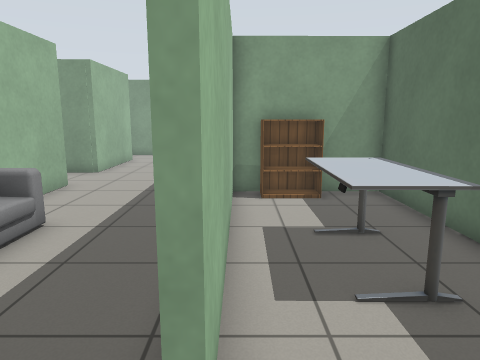
view 1 (above)

21 first-person views from a walk through a world built for the Gazebo simulator. The camera is 1.2 m above the floor, tilts 10° down and sees 70° across. The floor is counted in squares, 0.5 m on a side. Each view is taken from the middle of a square. On the plan, view 1 faces up. The plan holds only what a view shows up to about 20 squares ahead; the rest is blank. Gazebo's built-in surfaces are drawn with simple patterns. Some surface patterns are stand-ins.

view 2
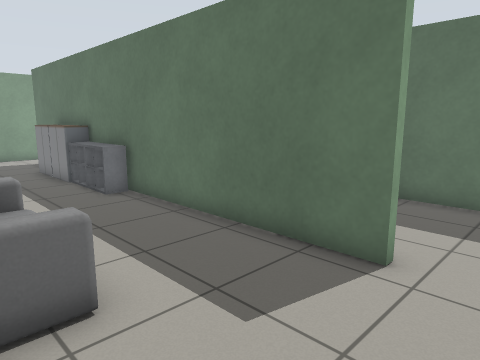

view 3
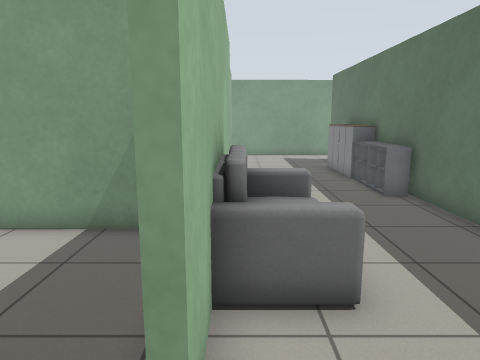

view 4
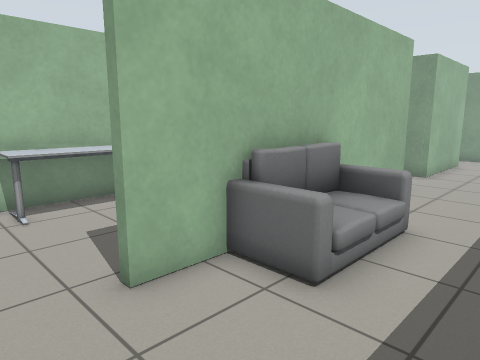

view 5
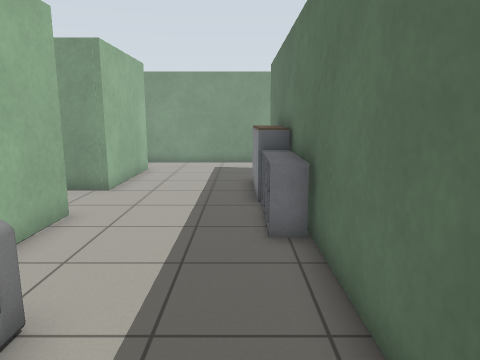

view 6
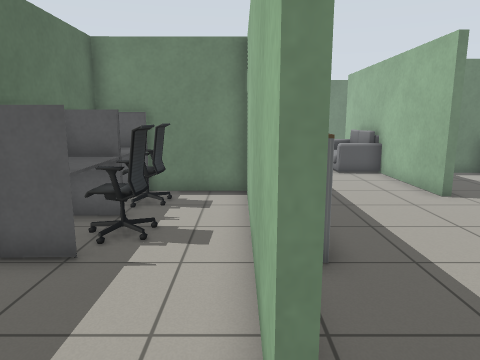

view 7
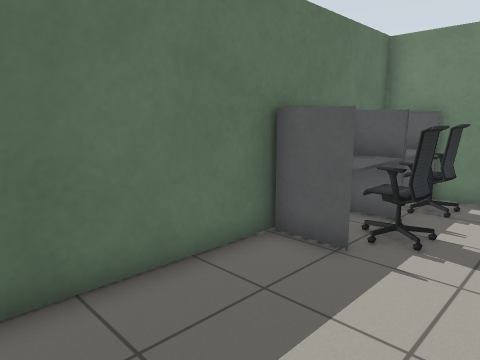

view 8
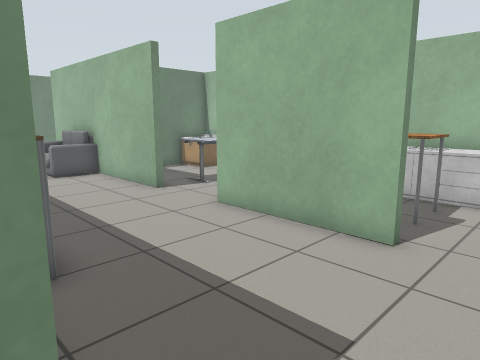

view 9
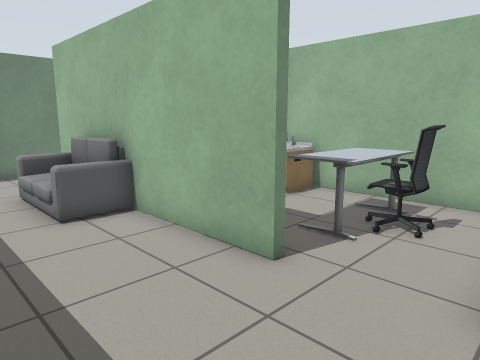

view 10
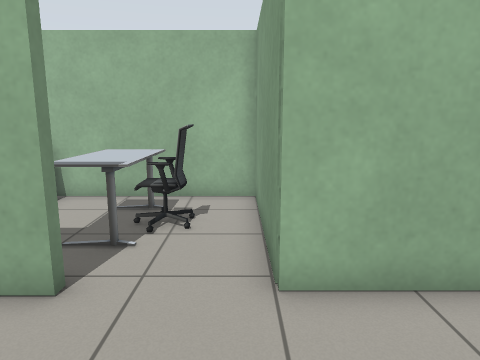

view 11
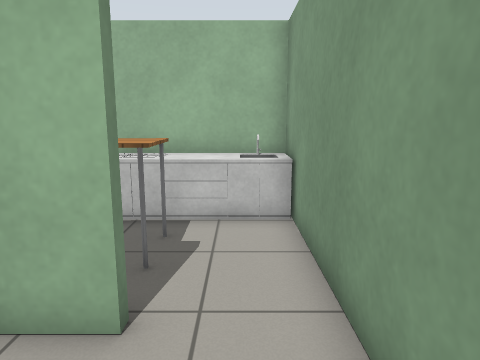

view 12
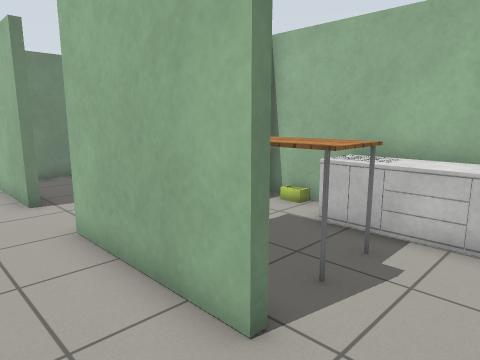

view 13
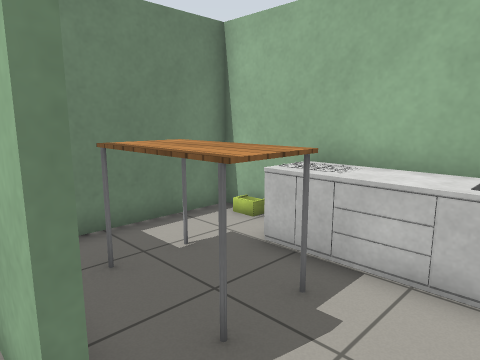

view 14
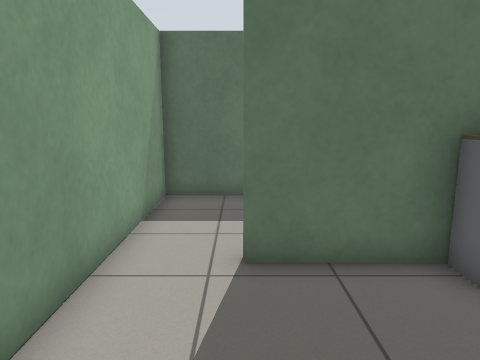

view 15
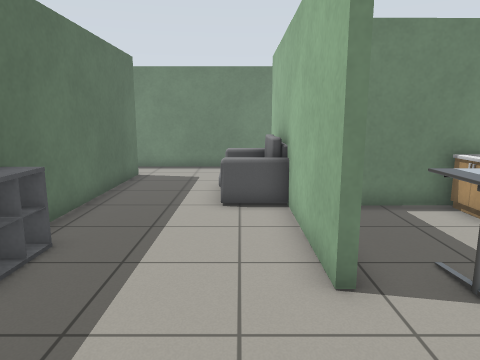

view 16
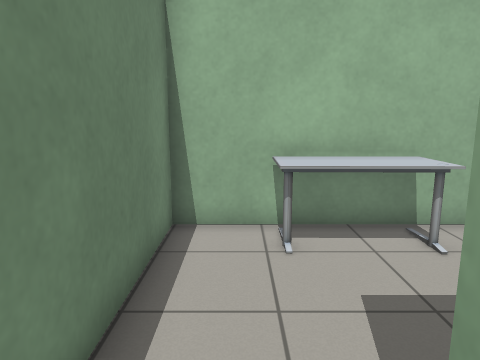

view 17
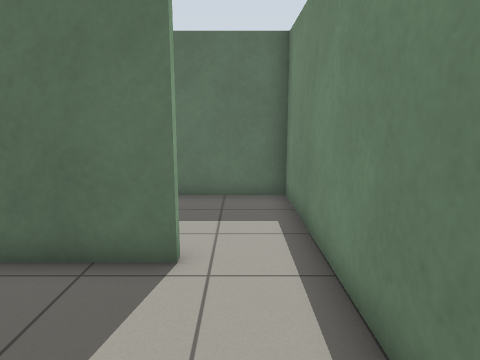

view 18
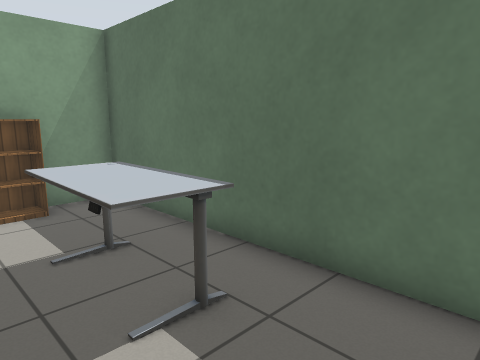

view 19
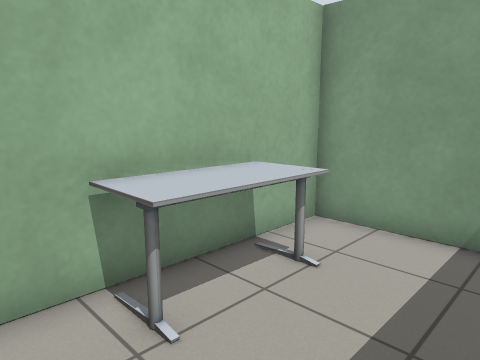

view 20
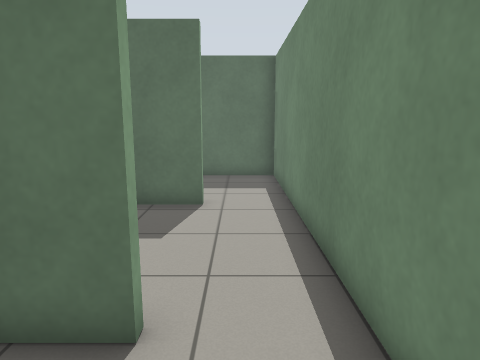

view 21
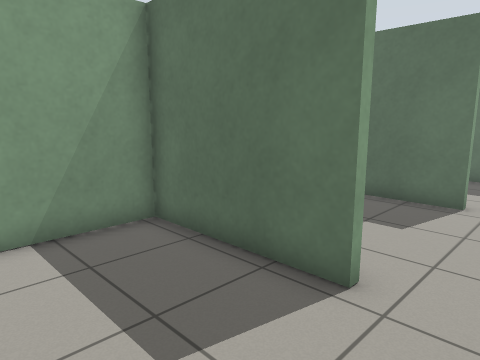

### Floor plan
Ten units are one square. View 1 is at (0, 0); x grows to the right and y downward. Boxes are objects, and circles mark ways between rooms. Rooms are numbered by the first view taken in them; rooms with no view inside come last. Other rooms are left out.
<svg viewBox="-131 -240 183 251">
<path fill="none" stroke="#000" d="M-2 -105 -2 -21 -5 -21M47 -115 47 -234 -5 -234M-5 -209 -2 -209 -2 -116 6 -116M-5 5 47 5 47 -113 42 -113M-65 -125 -65 -74M-68 -73 -105 -73M-65 -36 -65 -21M-122 -73 -126 -73 -126 6 -5 5M-62 -21 -67 -21 -67 -45M-5 -21 -5 -209M-65 -208 -65 -155M-5 -234 -65 -233M-68 -125 -62 -125M-105 -76 -78 -76M-65 -155 -126 -155 -126 -75M-126 -234 -126 -158 -85 -158M-65 -233 -102 -233"/>
<rect x="5" y="-115" width="20" height="10" fill="#bbb"><title>bookshelf</title></rect>
<rect x="15" y="-75" width="20" height="40" fill="#bbb"><title>table</title></rect>
<rect x="15" y="-145" width="20" height="20" fill="#bbb"><title>office chair</title></rect>
<rect x="15" y="-165" width="20" height="20" fill="#bbb"><title>office chair</title></rect>
<rect x="25" y="-145" width="20" height="30" fill="#bbb"><title>other object</title></rect>
<rect x="25" y="-175" width="20" height="30" fill="#bbb"><title>other object</title></rect>
<rect x="-125" y="-55" width="20" height="40" fill="#bbb"><title>table</title></rect>
<rect x="-65" y="-75" width="20" height="40" fill="#bbb"><title>sofa</title></rect>
<rect x="-15" y="-125" width="10" height="20" fill="#bbb"><title>shelf</title></rect>
<rect x="-15" y="-145" width="10" height="20" fill="#bbb"><title>shelf</title></rect>
<rect x="-15" y="-155" width="10" height="10" fill="#bbb"><title>cabinet</title></rect>
<rect x="-15" y="-175" width="10" height="20" fill="#bbb"><title>cabinet</title></rect>
<rect x="-125" y="-95" width="20" height="20" fill="#bbb"><title>sink</title></rect>
<rect x="-115" y="-135" width="40" height="20" fill="#bbb"><title>table</title></rect>
<rect x="-105" y="-145" width="20" height="20" fill="#bbb"><title>office chair</title></rect>
<rect x="-125" y="-235" width="20" height="50" fill="#bbb"><title>counter</title></rect>
<rect x="-105" y="-205" width="30" height="30" fill="#bbb"><title>table</title></rect>
<circle cx="0" cy="-10" r="3" fill="#2a7"/>
<circle cx="0" cy="-220" r="3" fill="#2a7"/>
<circle cx="-70" cy="-140" r="3" fill="#2a7"/>
<circle cx="-70" cy="-220" r="3" fill="#2a7"/>
<text x="20" y="-110">1</text>
<text x="-50" y="-100">2</text>
<text x="-100" y="-120">3</text>
<text x="-100" y="-200">4</text>
</svg>
Room 1 opens to room 2. Room 2 opens to room 3. Room 2 opens to room 4.

Where each view was taken, in squares from view 1:
view 1: 0 up, 0 right, facing up
view 2: 0 up, 6 left, facing up-right
view 3: 0 up, 6 left, facing up
view 4: 0 up, 2 left, facing up-left
view 5: 4 up, 2 left, facing up
view 6: 23 up, 0 right, facing down
view 7: 23 up, 0 right, facing down-right
view 8: 23 up, 0 right, facing down-left
view 9: 16 up, 2 left, facing down-left
view 10: 15 up, 2 left, facing left
view 11: 22 up, 3 left, facing left
view 12: 23 up, 4 left, facing down-left
view 13: 23 up, 6 left, facing down-left
view 14: 21 up, 6 left, facing right
view 15: 17 up, 5 left, facing down
view 16: 1 up, 5 left, facing left
view 17: 1 up, 6 left, facing right
view 18: 1 up, 0 right, facing up-right
view 19: 0 up, 8 left, facing up-left
view 20: 1 up, 10 left, facing right
view 21: 0 up, 11 left, facing up-right
